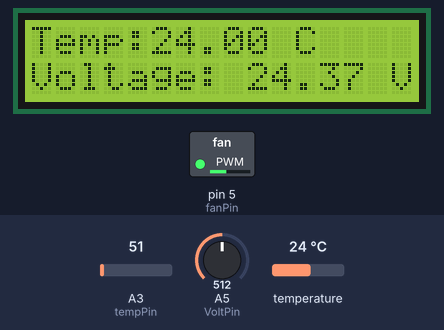
Simulated run of this sketch. Board: Arduino Uno, built with avr-gcc and run on an emulated ATmega328P. Parts: 16×2 character LCD, switched loads named in the sketch (green lamp = pin HIGH). The inputs (shaded band) are chosen by the test bench; at power-on: temperature 24 °C, A5 (VoltPin) = 512, A3 (tempPin) = 51. What the sketch prints to the serial monitor is not drawn.

Above: at 1.2 s.
1.3 s: temperature set to 25.5 °C
At 3.2 s:
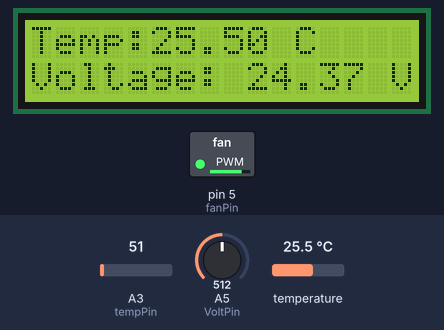
3.6 s: A5 (VoltPin) set to 716
At 5.6 s:
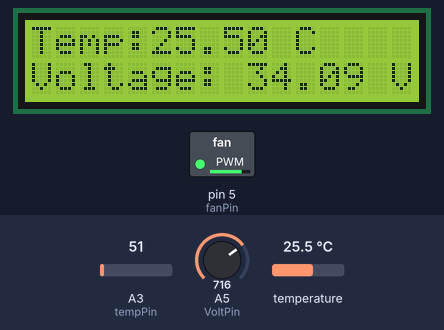
6.1 s: temperature set to 12 °C
At 7.9 s:
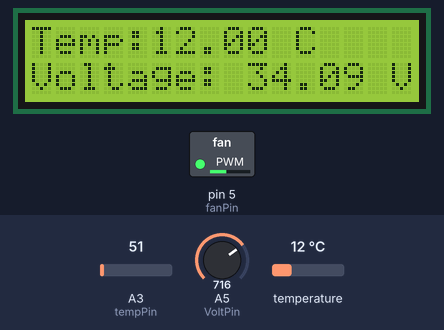
8.7 s: A5 (VoltPin) set to 900
At 10.3 s:
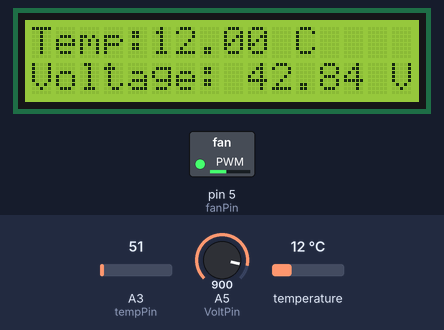
11.2 s: temperature set to 19 °C
At 12.7 s:
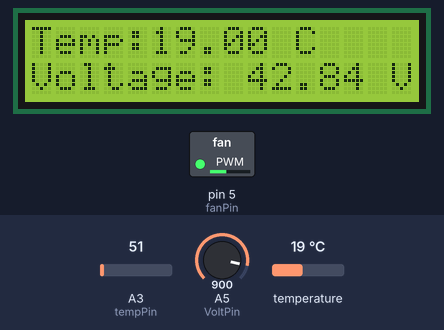
13.8 s: A5 (VoltPin) set to 1023
At 16.2 s:
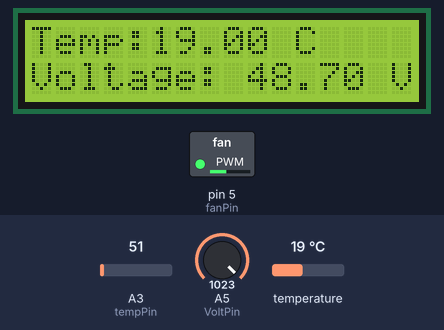
Timing chart, 0 to 17.3 s (numbered marks = the images above; inputs shaded):
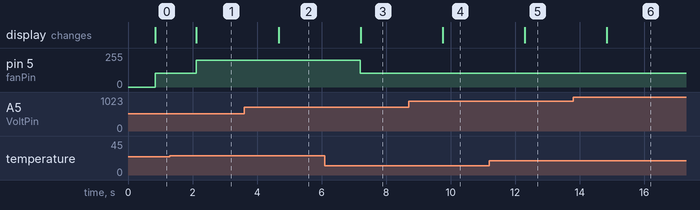

Measured:
- the behaviour switches between 25 and 25.1 °C on temperature (found by bisection; images 0 and 1)
- after the input at 1.3 s, pin 5 (fanPin): 102/255 → 200/255 after 0.81 s; the display: changes after 0.82 s (image 1)
- after the input at 3.6 s, the display: changes after 1.1 s (image 2)
- after the input at 6.1 s, pin 5 (fanPin): 200/255 → 102/255 after 1.1 s; the display: changes after 1.1 s (image 3)
- after the input at 8.7 s, the display: changes after 1.1 s (image 4)
- after the input at 11.2 s, the display: changes after 1.1 s (image 5)
- after the input at 13.8 s, the display: changes after 1.0 s (image 6)

The sketch:

voltage_regulator.ino
```cpp
/*
Dawson College
Electronics Engineering Technology
Lab Exam
Authors: Evan Matulina and Victor Matta-Myers
Project: Arduino Managment System for a Linear Power Supply
*/

//All the libraries needed for this code to run
#include <DallasTemperature.h>
#include <LiquidCrystal.h>
#include <OneWire.h>

//Assigning of the variables and constants as well as one object created
const int rs = 7, en = 8, d4 = 9, d5 = 10, d6 = 11, d7 = 12;
LiquidCrystal lcd(rs, en, d4, d5, d6, d7);  // Create an LCD object
int VoltPin = A5;                           //used for analog in
int fanPin = 5;                             //PWM control
float volt;                                 //volt will be a variable that requires some precision. Float is required
float temp;                                 //can be changed to int if memory is an issue
int fan;
int x;
int y;
int z;
const int Hspeed = 255;  //This is used to set pin controlling fan to full on
const int Mspeed = 200;  // Value for setting fan to half speed on analog pin control
const int Lspeed = 102;  // Value for min fan speed on analog pin control pin for TIP110

#define tempPin 3
OneWire oneWire(tempPin);             // Initialize OneWire protocol on pin tempPin.
DallasTemperature sensors(&oneWire);  // DallasTemperature library to simplifies


void setup() {
  //Starting the serial connections and defining pins
  Serial.begin(9600);
  pinMode(VoltPin, INPUT);
  sensors.begin();  //Initialize the temp sensor
  pinMode(tempPin, INPUT);
  pinMode(fanPin, OUTPUT);
  lcd.begin(16, 2);  // Initialize LCD type (x columns, y rows)
}


float Voltage() {
  int VoltValue = analogRead(VoltPin);
  analogRead(VoltPin);
  //Analog read from the voltage divider using A to D conversion
  float volt = VoltValue * (48.7 / 1023.0);  //The number divided by 1023.0 is the calibration constant
  //Mapping the voltage
  return volt;
}


//This function is for the temperature readout
float Temper() {
  analogRead(tempPin);                //Reads the pin used for temp
  sensors.requestTemperatures();      // Function requesting Temperature
  temp = sensors.getTempCByIndex(0);  //Call a fonction from the DallasTemp lib
  int fanSpeed = 0;                   //Initial value of fanSpeed is zero as a placeholder. Replaed with speed value


  //This is the logic for the fan control
  if (temp > 30) {

    fanSpeed = Hspeed;  //Fans at full speed

  } else if (temp > 25) {

    fanSpeed = Mspeed;  //Half speed when greater than 25 degrees C

  } else {

    fanSpeed = Lspeed;  //Puts the fans to a minimum speed
  }

  analogWrite(fanPin, fanSpeed);  //This is where the value is sent out to the pin
  return temp;                    //For use later
}


void Serialdisplay(float volt, float temp) {
  lcd.clear();  // Clear the LCD before displaying new values
  lcd.print("Temp:");
  lcd.print(temp);  //Pulls the vlaue
  lcd.print(" C ");
  lcd.setCursor(0, 1);  // Move to the second line
  lcd.print("Voltage: ");
  lcd.print(volt);  //Pulls the value
  lcd.print(" V ");
}

void loop() {
  float currentVoltage = Voltage();     // Get the current voltage
  float currentTemperature = Temper();  // Get the current temperature
  Serial.print("Voltage:");
  Serial.println(currentVoltage);  // Print voltage to Serial Monitor
  Serial.print("Temperature:");
  Serial.println(currentTemperature);                 // Print temperature to Serial Monitor
  Serialdisplay(currentVoltage, currentTemperature);  // Display on LCD
  delay(500);                                         // Delay for half a second
}
```
